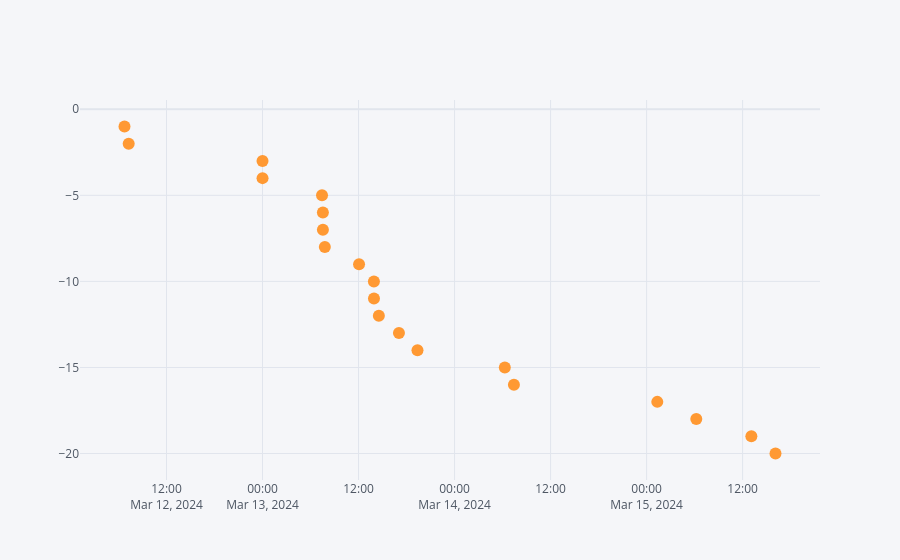

Notebook source saved alongside this figure:
### Code cell
sentiment['transform'].cumsum().iplot(mode='markers')

### Figure 1 — Plotly figure (JSON) as saved in the notebook; plotly's stock layout.template omitted (floating-point values rounded to 4 significant figures)
{"data": [{"line": {"color": "rgba(255, 153, 51, 1.0)", "dash": "solid", "shape": "linear", "width": 1.3}, "marker": {"size": 12, "symbol": "circle"}, "mode": "markers", "name": "transform", "text": "", "type": "scatter", "x": ["2024-03-12 06:44:56.490", "2024-03-12 07:16:22.100", "2024-03-13 00:00:00.000", "2024-03-13 00:00:00.000", "2024-03-13 07:26:08.823", "2024-03-13 07:32:40.000", "2024-03-13 07:32:47.000", "2024-03-13 07:47:14.484", "2024-03-13 12:03:47.928", "2024-03-13 13:55:07.989", "2024-03-13 13:55:38.483", "2024-03-13 14:32:17.251", "2024-03-13 17:03:06.300", "2024-03-13 19:21:58.793", "2024-03-14 06:16:49.260", "2024-03-14 07:25:07.275", "2024-03-15 01:20:12.658", "2024-03-15 06:12:41.280", "2024-03-15 13:05:39.309", "2024-03-15 16:06:40.909"], "y": [-1, -2, -3, -4, -5, -6, -7, -8, -9, -10, -11, -12, -13, -14, -15, -16, -17, -18, -19, -20]}], "layout": {"legend": {"bgcolor": "#F5F6F9", "font": {"color": "#4D5663"}}, "paper_bgcolor": "#F5F6F9", "plot_bgcolor": "#F5F6F9", "title": {"font": {"color": "#4D5663"}}, "xaxis": {"gridcolor": "#E1E5ED", "showgrid": true, "tickfont": {"color": "#4D5663"}, "title": {"font": {"color": "#4D5663"}, "text": ""}, "zerolinecolor": "#E1E5ED"}, "yaxis": {"gridcolor": "#E1E5ED", "showgrid": true, "tickfont": {"color": "#4D5663"}, "title": {"font": {"color": "#4D5663"}, "text": ""}, "zerolinecolor": "#E1E5ED"}}}
